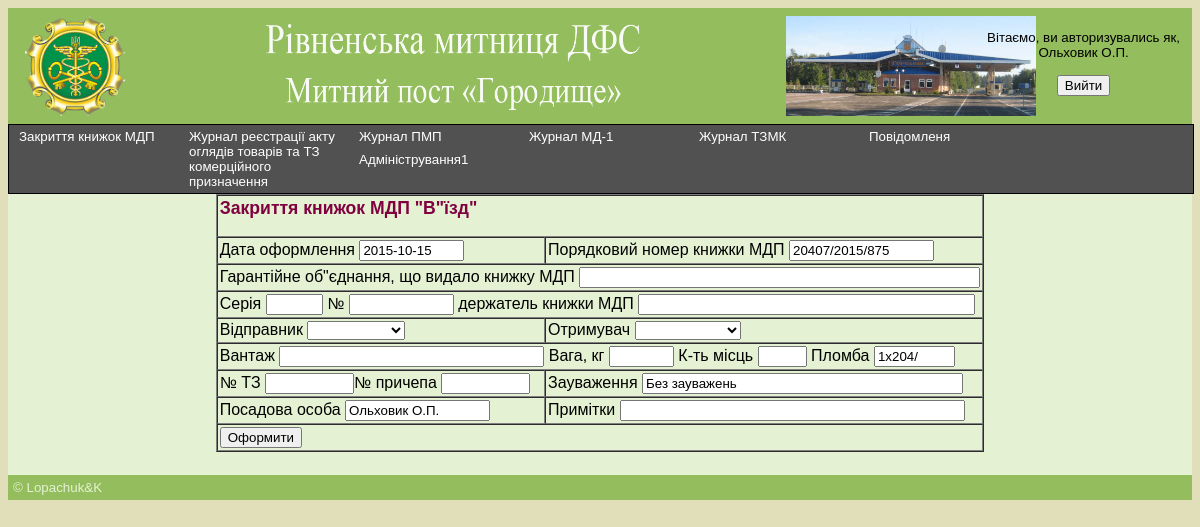
Screenshot of /index.php?step=1_2_100 (signed in) with the database file from the repository.
### tables this page shows
CREATE TABLE IF NOT EXISTS `users` (
  `ident` int(2) NOT NULL AUTO_INCREMENT,
  `login` varchar(10) NOT NULL,
  `pass` varchar(10) NOT NULL,
  `name` varchar(12) NOT NULL,
  `second_name` varchar(10) NOT NULL,
  `priv` int(1) NOT NULL,
  PRIMARY KEY (`ident`),
  KEY `ident` (`ident`)
);

### pages.php (called while the page is built, shortened)
<?php
    $role=0;
    $step='000000';
       if ($iduser>0)
       {
          $role=IdentToName($iduser,'users','priv');
          $step=$role.'000000';
       }
else
 {
          $role=0;
          $step=$role.'000000';
       }
  include $role.'/'.$step.'.php';
?>

### scripts.php (called while the page is built, shortened)
<?php
  function IdentToName($id,$tab,$field='name',$umova='')
  {
  	 $sql='select * from '.$tab.' Where ident='.$id.$umova;
  	 $result=mysql_query($sql);
  	 $row=mysql_fetch_array($result);
  	 return $row[$field];
  }
function IdentToNameUniversal($id,$checkrow,$tab,$field,$umova='')
  {
     $sql='select * from '.$tab.' Where '.$checkrow.'='.$id;
     $result=mysql_query($sql);
     $row=mysql_fetch_array($result);
     return $row[$field];
  }
  function gen_number($tablename){
    $sql='select * from '.$tablename.'  where ident = 1';
    $result=mysql_query($sql);
    while($row=mysql_fetch_array($result)){
      $flag =true;
    }
    if(!$flag){
      $a=1;
      return $a;
    }else{
      $i=0;
      $res = mysql_query("SELECT COUNT(*) FROM ".$tablename."");
      $row = mysql_fetch_row($res);
      $total = $row[0];
      $sql='select * from '.$tablename.' where ident ='.$total;
      $result=mysql_query($sql);
      if($row=mysql_fetch_array($result)){
        $string = $row['number_registr'];
        $tok = strtok($string, "/");
        while ($tok) {
            $row[$i]=$tok;
            $i++;
            $tok = strtok("/");
        }
        $a=$row[$i-1]+1;
      }
    }
    return $a;
  }
?>

### textpage.php (called while the page is built, shortened)
<?php
    $role=0;
    $step='000000';
       if ($iduser>0)
       {
          $role=IdentToName($iduser,'users','priv');
          $step=$role.'1_00000';
          if (isset($_GET['step']) && $_GET['step']!='000')
          {
             $role=substr($_GET['step'],0,1);
             $step=$_GET['step'];
          }
       }
  include $role.'/'.$step.'.php';
?>

### autorization.php (the view, shortened to what this page needs)
 <?php
if ($_SESSION['iduser']>0)
       {
       	   echo '
            <div class="form_aut">
            <span class="greet"> Вітаємо, ви авторизувались як,</br> '.IdentToName($_SESSION['iduser'],'users',$field='name').' '.IdentToName($_SESSION['iduser'],'users',$field='second_name'). '</span>
       	        <form name="" action="index.php" method="post">
                   </br>
                   <input name="iduser" type="hidden" value="-1">
                   <input class="button_aut" type="submit" value="Вийти">
                </form>
                  </div>
                ';
       }
?>

### index.php (shortened to what this page needs)
<?php SESSION_START();
require 'scripts.php';
if ($_POST['iduser'] == -1) {
    $iduser = 0;
    session_destroy();
} else {
    if (isset($_SESSION['iduser'])) {
        $iduser = $_SESSION['iduser'];
    } else {
        $iduser = 0;
    }
}
?>
<html xmlns="http://www.w3.org/1999/xhtml">
<head>
    <link type="text/css" rel="stylesheet" href="css/main.css">
    <link type="text/css" rel="stylesheet" href="css/dropdownmenu_horiz.css">
    <link type="text/css" rel="stylesheet" href="css/table.css">
    <link rel="stylesheet" href="css/ui-lightness/jquery-ui-1.10.2.custom.min.css"/>
</head>
<body>
<div id="container">
    <div id="header">
        <table class="one">
            <tr>
                <th width="118" scope="col"><a href="index.php"><img src="../mp_gorod/img/Customs.png" width="100" height="100"></a></th>
                <th width="118" scope="col"><a href="index.php"><img src="" width="1" height="100"></a></th>
                <th width="118" scope="col"><a href="index.php"><img src="../mp_gorod/img/gorod.png" width="400" height="100"></a></th>
                <th width="118" scope="col"><a href="index.php"><img src="" width="1" height="100"></a></th>
                <th width="118" scope="col"><a href="index.php"><img src="../mp_gorod/img/gorod_titl.jpg" width="250" height="100"></a></th>
                <th width="141" scope="col">
                </th>
            </tr>
        </table>
    </div>
    <?php
    include 'pages.php';
    ?>
    <div id="content">
        <?php
        include 'autorization.php';
        include 'textpage.php';
        ?>
    </div>
    <div id="footer">
        &copy; Lopachuk&K
    </div>
</body>

### 2/2000000.php (shortened to what this page needs)
<ul id="nav">
  <li><a href="#null">Закриття книжок МДП</a>
  <li><a href="#null">Журнал реєстрації акту оглядів товарів та ТЗ комерційного призначення</a>
  </li>
    <li><a href="#null">Журнал ПМП</a>
  </li>
    <li><a href="#null">Журнал МД-1</a>
    </li>
  <li><a href="#null">Журнал ТЗМК</a>
  </li>
    <li><a href="#null">Повідомленя</a>
    </li>
    <li><a href="#null">Адміністрування1</a>
</ul>

### 1/1_2_100.php (shortened to what this page needs)
<?php echo '
<form method="post" action="index.php?step=1_2_101">
<table cellpadding="2" cellspacing="0" border="1" align="center" height="auto">
	<tr>
		<td colspan="2"><h2>Закриття книжок МДП "В"їзд"</h2></td>
	</tr>
	<tr>
		<td>Дата оформлення <input type="date "size="10"name="date_execut" value="'.date("Y-m-d" ).'"></td>
		<td>Порядковий номер книжки МДП <input type="text" size="15" name="number_registr" value="20407/'.date("Y" ).'/'.gen_number('main_mdp_in').'"></td>
	</tr>
	<tr>
		<td colspan="2">Гарантійне об"єднання, що видало книжку МДП <input type="text" size="47" name="give_mdp"></td>
	</tr>
	<tr>
		<td colspan="2">Серія <input type="text" size="4" name="serial_mdp"> № <input type="date "size="10" name="number_mdp" value=""> держатель книжки МДП <input type="text" size="39" name="owner_mdp"></td>
	</tr>
	<tr>
	    <td>Відправник
           <select name="sender" class="editable">
             <option value=""></option>
             <option value="Росія">Росія</option>
           </select>
	    </td>
	    <td>Отримувач
           <select name="recipient" class="editable">
             <option value=""></option>
             <option value="Австрія">Австрія</option>
           </select>
	    </td>
	</tr>
	<tr>
		<td colspan="2">Вантаж <input type="text" size="30" name="vantag" value=""> Вага, кг <input type="text" size="5" name="weight" value=""> К-ть місць <input type="text" size="3" name="seat" value=""> Пломба <input type="text" size="7" name="seal" value="1х204/"></td>
	</tr>
	<tr>
		<td>№ ТЗ <input type="text" size="8" name="number_tz" value="">№ причепа <input type="text" size="8" name="number_prich" value=""></td>
		<td>Зауваження <input type="text" size="37" name="annotation" value="Без зауважень"></td>
	</tr>
	<tr>
		<td>Посадова особа <input type="text" size="15" name="rank_person" value="'.IdentToNameUniversal($_SESSION['iduser'],'ident','users',$field='name').' '.IdentToNameUniversal($_SESSION['iduser'],'ident','users',$field='second_name'). '"></td>
		<td>Примітки <input type="text" size="40" name="remark" value=""></td>
	</tr>
	<tr>
		<td colspan="2"><input type="submit" value="Оформити"></td>
	</tr>
</table>
</form>
';?>

### css/main.css (style rules this page uses)
body { font: 10pt Arial, Helvetica, sans-serif; background: #e1dfb9; }
h2 { font-size: 1.1em; color: #800040; margin-top: 0; }
#container { width: auto; margin: 0 auto; background: #e4f1d2; }
#header { font-size: 2.2em; text-align: center; padding: 5px; background: #94bd5d; color: #ffe; }
#content { margin-top: 30px; margin-left: 0px; min-height: 200px; padding: 10px; background: #e4f1d2; }
#footer { background: #94bd5d; color: #e4f1d2; padding: 5px; clear: left; }

### css/dropdownmenu_horiz.css (style rules this page uses)
#nav, #nav ul { list-style: none; margin: 0; padding: 0; border: 1px solid #000; background: #515151; float: left; width: 100%; }
#nav li { float: left; position: relative; background: #515151; back\ground: ; }
#nav a { color: #fff; text-decoration: none; display: block; width: 150px; padding: 4px 10px; background: url(dot.png) repeat-y right; }

### css/table.css (style rules this page uses)
table.one a { color: black; }
.form_aut { position: absolute; right: 20px; top: 30px; text-align: center; }

### index.php (style rules this page uses)
img { border: 0px; }

### rows the page displays
users: name "Ольховик", second_name "О.П.", rank_person "Ольховик О.П."
